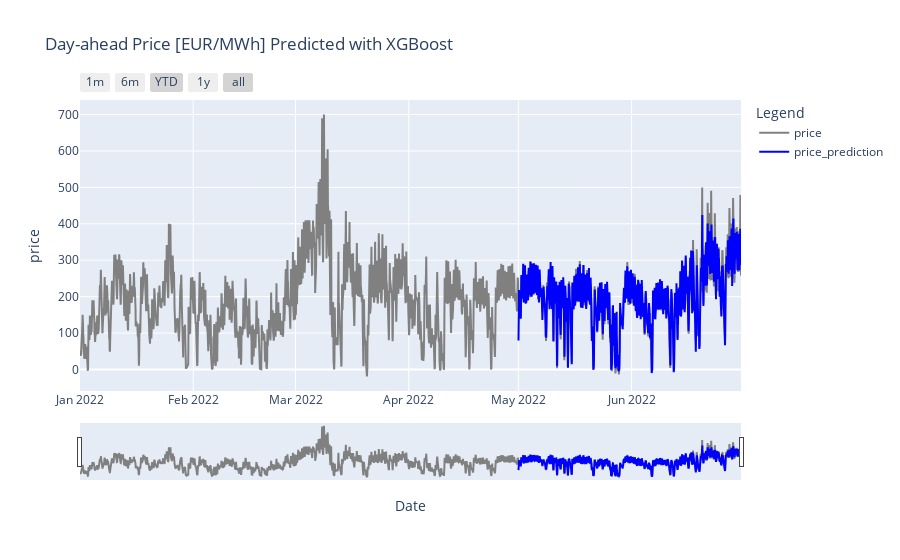

This figure's notebook cell:
### Markdown cell above
<a id="0"></a>

## <span style="color: #F8766D;">**Problem Formulation**</span>

So we have predicted the price in our previous question. Now, we want to make use of the predictions in order to maximize profit by charging and discharging our battery. We are given the following environment variables:

 - DAA Price (EUR/MWh) predicted by the XGBoost
 - A battery that can charge and discharge 1 MW per hour and has capacity of 1MWh 
 - <span style="color:rgb(20, 95, 12);">**Aim**</span>: to make the strategy when to charge and discharge in time span of last 24H available in dataset (i.e. 30. June 2022)

Furthermore, we will make the following <span style="color: #F8766D;">**assumptions:**</span>:

1. battery starts at capacity of 0
2. battery charge and discharge is instantaneous and incurs no transaction cost
3. battery does not degrade overtime
4. Energy market is open and always have supply for the battery to charge during the 24H
5. After the 24H, no more market. Battery must discharge before that.
6. At the beginning of the day, the strategy of charge/discharge is set for the 24H

**Remark**: one can think about this as buying a stock in the stock market where one person can buy or sell a homogenous stock given a period of time. The act of charging, would be buying a stock from the market and vice versa.

First, we define the denote the objective function as $f(x)$ by
    $$
    f(a) := \sum_{t}^T p(t) [- a(t)],
    $$
where $p(t)$ is the price at time $t$ and $a(t) \in [-1, 1, 0]$ is the action to charge/discharge at hourly time $t \in [1,\dots,T]$ (here $T=24$). In particular, the action space is given by
$$
a(t) =
\begin{cases}
1,\quad & \text{charge},\\
0, & \text{do nothing},\\
-1, & \text{discharge},
\end{cases}
$$
for all $t \in (1\dots,T)$

**Note** that in the objective function, the negative sign on the $a(t)$ is because as one discharges, $a(t) = -1$ and one earns profit, therefore it has to be negated.

Recall our aim is
    $$
    \max_{\phi(a)} f(a),
    $$
where $\phi(a) = (a(t))_{t=1}^T$ is schedule of charge/discharge.

Now we will formulate our constraints as follows:

1. The battery cannot be charged or discharged beyond its maximum rate, here 1 MHh:

   $$
   |a(t)| \leq 1.
   $$

2. Denote $s(t)$ to be the status of the battery at time $t$, its capacity can be represented by

   $$
   0 \leq s(t) \leq 1.
   $$

3. Recall we assumed we start with empty battery

    $$
    s(0) = 0.
    $$

4. To represent the physical fact that if we have an empty battery, we cannot discharge and that we must charged sometime earlier in order to discharge it later in time:
   
    $$
    \begin{align*}
    s(t) & = s(t-1) + a(t-1)
    \\
    & = s(t-2) + a(t-2) + a(t-1)
    \\
    & \vdots
    \\
    & = s(0) + \sum_{i=0}^{t-1} a(i)
    \end{align*}
    $$

(A bit of math) Finally, we need to prove that solution exists. Since our objective function is linear and, most importantly, that all the variable parameters above are closed and bounded (i.e. compact). Then, by Weierstrass Theorem, there must exist a unique maximum and minimum. Hence, the solution to the optimization problem exists and unique, and therefore well-defined.

## <span style="color: #F8766D;">**Code using CVXPY**</span>

### Code cell
# load the forecasted price by XGBoost in Q1
forecasted_df = pd.read_csv("data/xgb_forecasted_price_0.csv",
                            index_col='datetime'
                            )

plotters.plotly_actual_predict(
                        forecasted_df,
                        'price',
                        'price_prediction',
                        title='Day-ahead Price [EUR/MWh] Predicted with XGBoost'
                        )

### Figure 1 — Plotly figure (JSON) as saved in the notebook; plotly's stock layout.template omitted (floating-point values rounded to 4 significant figures; data arrays with more than 128 entries replaced by an {"elided": "..."} marker saying what was removed)
{"data": [{"line": {"color": "grey"}, "name": "price", "type": "scatter", "x": {"elided": "4344 str values"}, "y": {"elided": "4344 float values"}}, {"line": {"color": "blue"}, "name": "price_prediction", "type": "scatter", "x": {"elided": "4344 str values"}, "y": {"elided": "4344 float values"}}], "layout": {"font": {"size": 12}, "hovermode": "x unified", "legend": {"title": {"text": "Legend"}}, "title": {"text": "Day-ahead Price [EUR/MWh] Predicted with XGBoost"}, "xaxis": {"anchor": "y", "domain": [0, 1], "rangeselector": {"buttons": [{"count": 1, "label": "1m", "step": "month", "stepmode": "backward"}, {"count": 6, "label": "6m", "step": "month", "stepmode": "backward"}, {"count": 1, "label": "YTD", "step": "year", "stepmode": "todate"}, {"count": 1, "label": "1y", "step": "year", "stepmode": "backward"}, {"step": "all"}]}, "rangeslider": {"visible": true}, "title": {"text": "Date"}}, "yaxis": {"anchor": "x", "domain": [0, 1], "title": {"text": "price"}}}}
